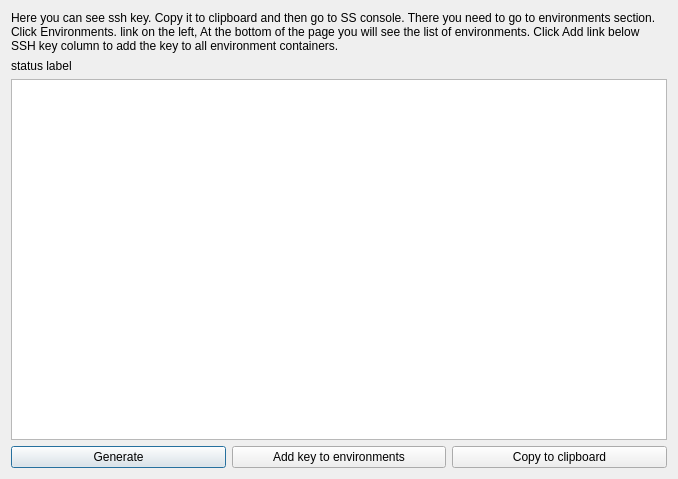
<?xml version="1.0" encoding="UTF-8"?>
<ui version="4.0">
 <class>DlgGenerateSshKey</class>
 <widget class="QDialog" name="DlgGenerateSshKey">
  <property name="geometry">
   <rect>
    <x>0</x>
    <y>0</y>
    <width>678</width>
    <height>479</height>
   </rect>
  </property>
  <property name="windowTitle">
   <string>SSH key generation</string>
  </property>
  <layout class="QVBoxLayout" name="verticalLayout">
   <item>
    <layout class="QGridLayout" name="gridLayout">
     <item row="0" column="0" colspan="3">
      <widget class="QLabel" name="lbl_description">
       <property name="text">
        <string>Here you can see ssh key. Copy it to clipboard and then go to SS console. There you need to go to environments section. Click Environments. link on the left, At the bottom of the page you will see the list of environments. Click Add link below SSH key column to add the key to all environment containers.</string>
       </property>
       <property name="textFormat">
        <enum>Qt::PlainText</enum>
       </property>
       <property name="wordWrap">
        <bool>true</bool>
       </property>
      </widget>
     </item>
     <item row="1" column="0">
      <widget class="QLabel" name="lbl_status">
       <property name="text">
        <string>status label</string>
       </property>
      </widget>
     </item>
     <item row="2" column="0" colspan="3">
      <widget class="QTextEdit" name="te_ssh_key">
       <property name="readOnly">
        <bool>true</bool>
       </property>
      </widget>
     </item>
     <item row="3" column="0">
      <widget class="QPushButton" name="btn_generate">
       <property name="text">
        <string>Generate</string>
       </property>
      </widget>
     </item>
     <item row="3" column="1">
      <widget class="QPushButton" name="btn_add_to_environments">
       <property name="text">
        <string>Add key to environments</string>
       </property>
      </widget>
     </item>
     <item row="3" column="2">
      <widget class="QPushButton" name="btn_copy_to_clipboard">
       <property name="text">
        <string>Copy to clipboard</string>
       </property>
      </widget>
     </item>
    </layout>
   </item>
  </layout>
 </widget>
 <resources/>
 <connections/>
</ui>
